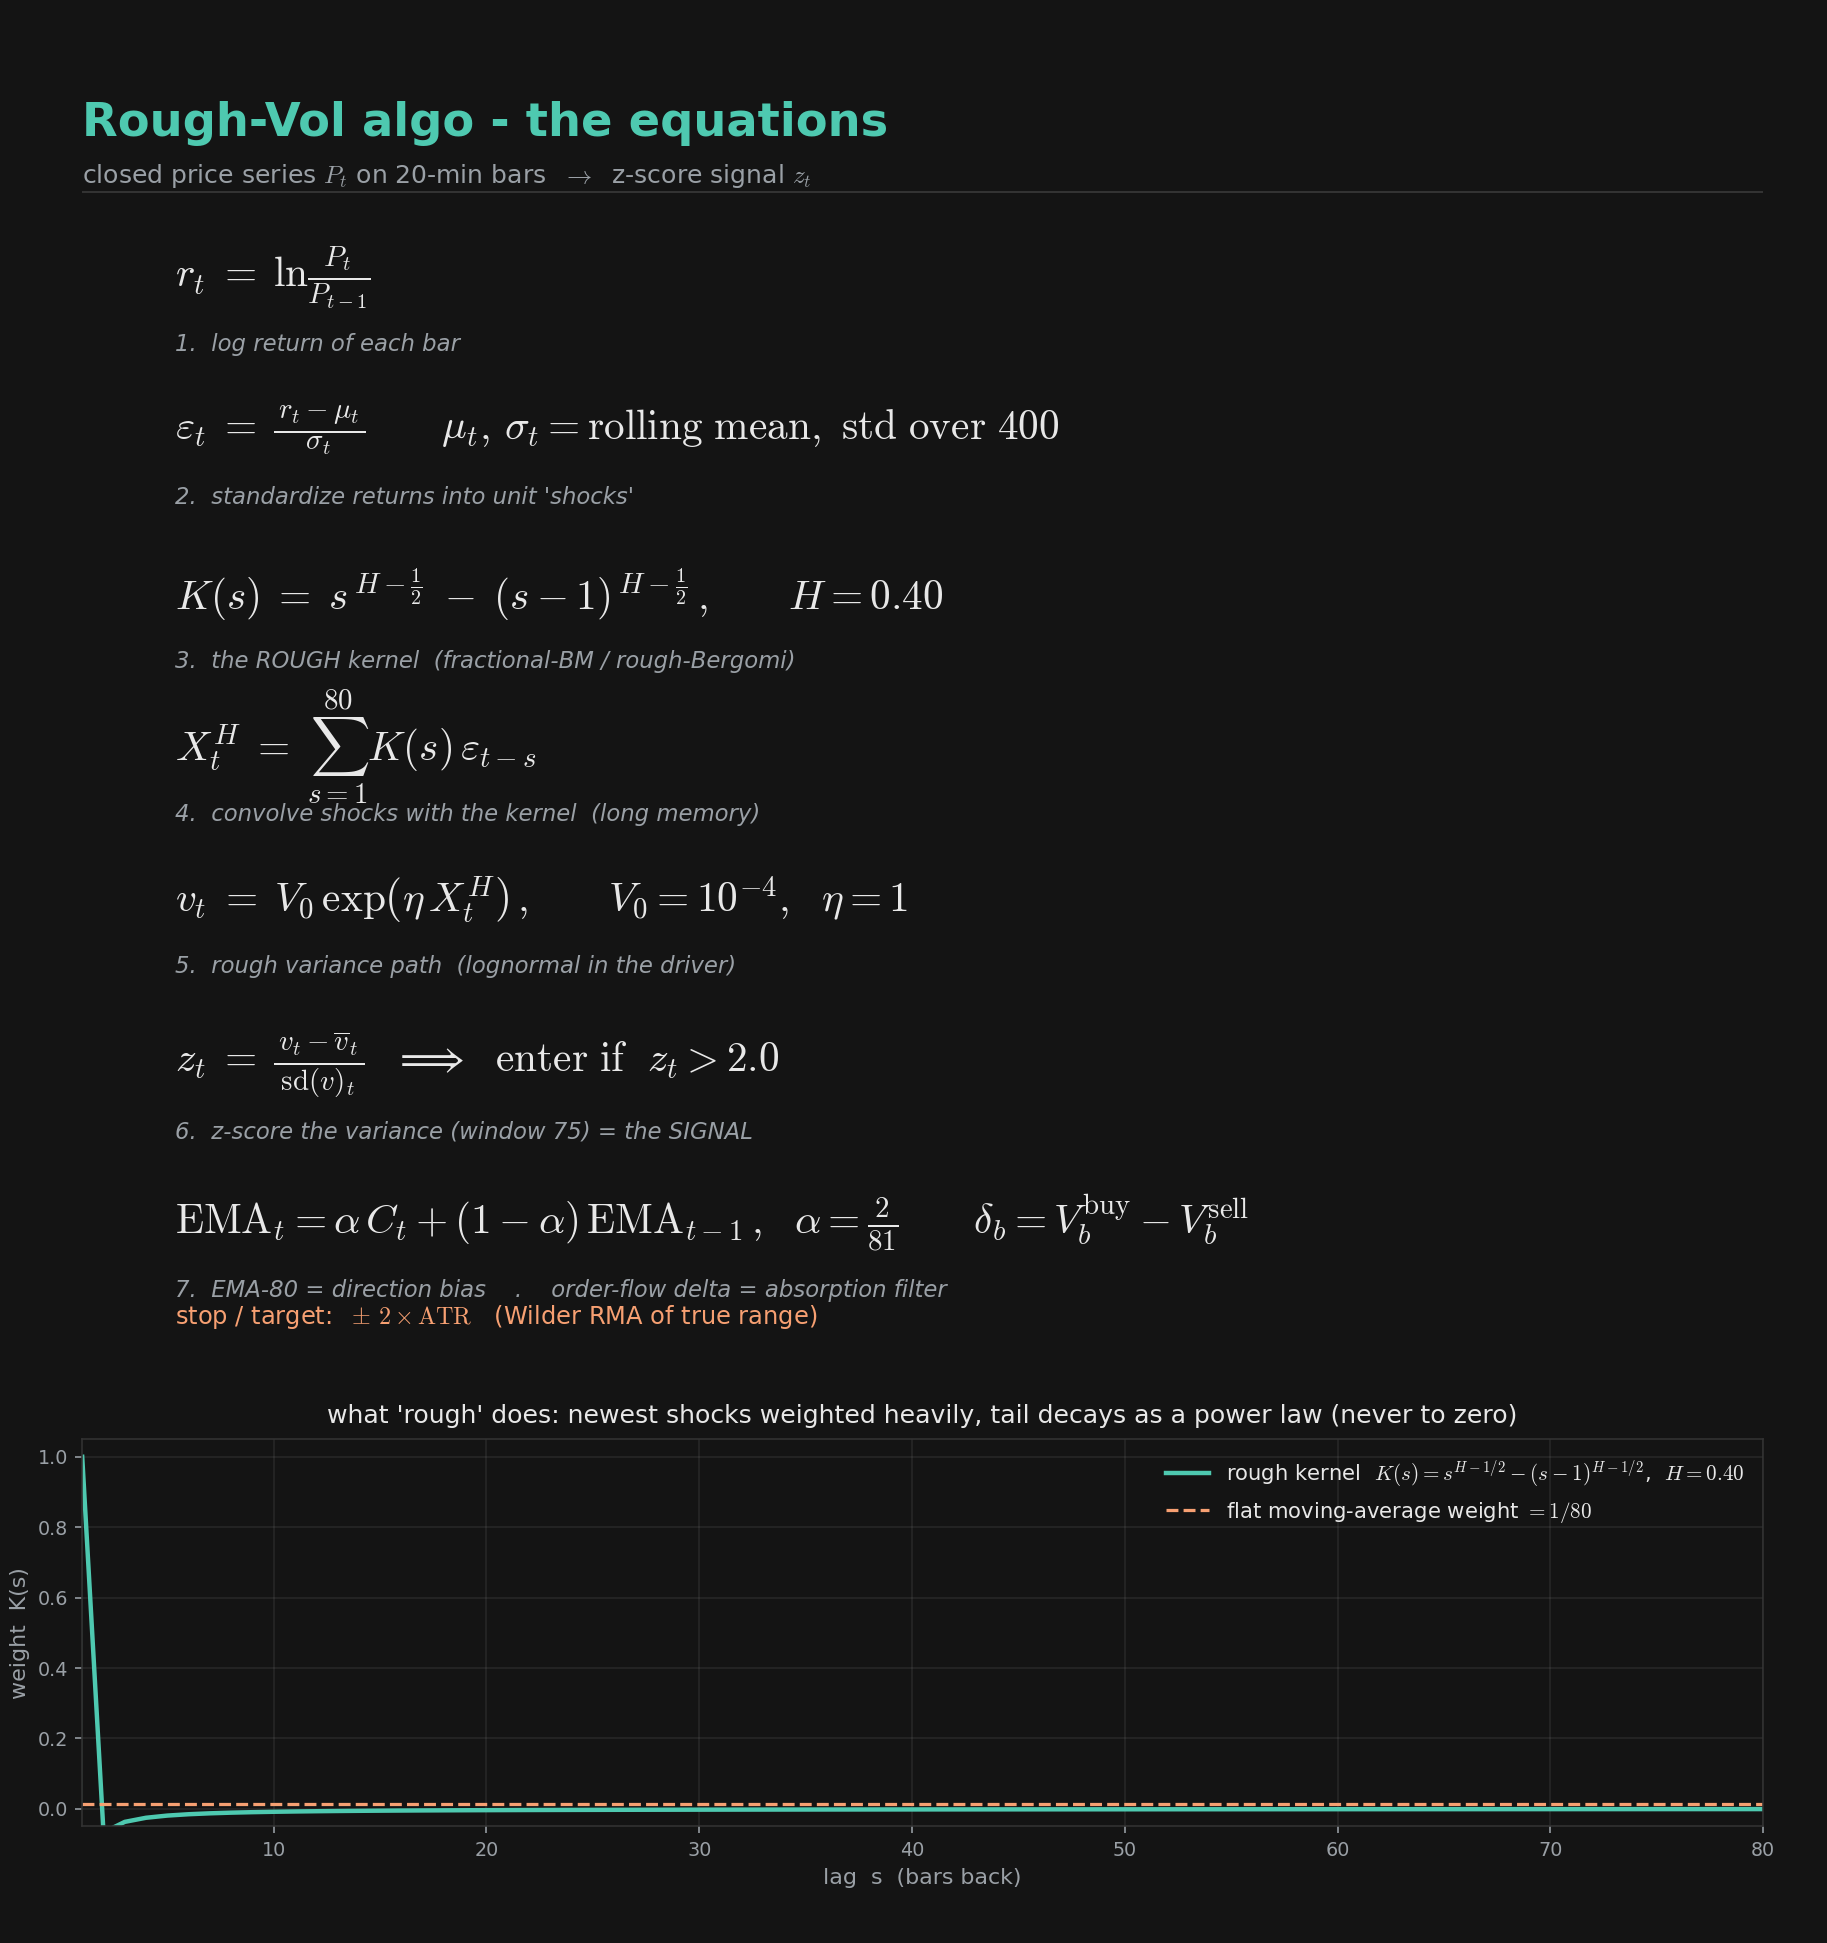

Source code (Python):
import numpy as np
import matplotlib; matplotlib.use("Agg")
import matplotlib.pyplot as plt
from matplotlib.gridspec import GridSpec

BG="#141414"; FG="#e8e8e8"; ACC="#4ec9b0"; MUT="#9aa0a6"; ORA="#f7a072"
plt.rcParams.update({"mathtext.fontset":"cm","font.family":"DejaVu Sans"})

fig = plt.figure(figsize=(12.6, 13.4)); fig.patch.set_facecolor(BG)
gs = GridSpec(2, 1, height_ratios=[3.15, 1.0], hspace=0.14,
              left=0.045, right=0.965, top=0.945, bottom=0.06)

ax = fig.add_subplot(gs[0]); ax.set_facecolor(BG); ax.axis("off"); ax.set_xlim(0,1); ax.set_ylim(0,1)
ax.text(0.0, 1.005, "Rough-Vol algo - the equations", color=ACC, fontsize=23, weight="bold", va="top")
ax.text(0.0, 0.955, r"closed price series $P_t$ on 20-min bars  $\rightarrow$  z-score signal $z_t$", color=MUT, fontsize=12.5, va="top")

rows = [
 (0.86, r"$r_t \;=\; \ln\!\frac{P_t}{P_{t-1}}$",
        "1.  log return of each bar"),
 (0.735, r"$\varepsilon_t \;=\; \frac{\,r_t-\mu_t\,}{\sigma_t}\qquad \mu_t,\,\sigma_t=\mathrm{rolling\ mean,\ std\ over\ }400$",
        "2.  standardize returns into unit 'shocks'"),
 (0.60, r"$K(s)\;=\; s^{\,H-\frac{1}{2}}\;-\;(s-1)^{\,H-\frac{1}{2}}\,,\qquad H=0.40$",
        "3.  the ROUGH kernel  (fractional-BM / rough-Bergomi)"),
 (0.475, r"$X^{H}_t \;=\; \sum_{s=1}^{80} K(s)\,\varepsilon_{t-s}$",
        "4.  convolve shocks with the kernel  (long memory)"),
 (0.35, r"$v_t \;=\; V_0\,\exp\!\left(\eta\,X^{H}_t\right)\,,\qquad V_0=10^{-4},\ \ \eta=1$",
        "5.  rough variance path  (lognormal in the driver)"),
 (0.215, r"$z_t \;=\; \frac{\,v_t-\overline{v}_t\,}{\mathrm{sd}(v)_t}\ \ \Longrightarrow\ \ \mathrm{enter\ if}\ \ z_t>2.0$",
        "6.  z-score the variance (window 75) = the SIGNAL"),
 (0.085, r"$\mathrm{EMA}_t=\alpha\,C_t+(1-\alpha)\,\mathrm{EMA}_{t-1}\,,\ \ \alpha=\frac{2}{81}\qquad \delta_b=V^{\mathrm{buy}}_b-V^{\mathrm{sell}}_b$",
        "7.  EMA-80 = direction bias    .    order-flow delta = absorption filter"),
]
for y, eq, ann in rows:
    ax.text(0.055, y, eq, color=FG, fontsize=20.5, va="center")
    ax.text(0.055, y-0.055, ann, color=MUT, fontsize=11.3, va="center", style="italic")

ax.text(0.055, 0.008, r"stop / target: $\ \pm\,2\times\mathrm{ATR}$   (Wilder RMA of true range)",
        color=ORA, fontsize=12, va="center")
ax.plot([0.0,1.0],[0.93,0.93], color="#333", lw=1)

H, L = 0.40, 80
ks = np.arange(1, L+1, dtype=float)
K = ks**(H-0.5) - (ks-1)**(H-0.5); K[0]=1.0
axk = fig.add_subplot(gs[1]); axk.set_facecolor(BG)
axk.plot(ks, K, color=ACC, lw=2.2, label=r"rough kernel  $K(s)=s^{H-1/2}-(s-1)^{H-1/2}$,  $H=0.40$")
axk.axhline(1/L, color=ORA, lw=1.6, ls="--", label=r"flat moving-average weight $=1/80$")
axk.fill_between(ks, K, 1/L, where=(K>1/L), color=ACC, alpha=0.10)
axk.set_title("what 'rough' does: newest shocks weighted heavily, tail decays as a power law (never to zero)",
              color=FG, fontsize=12.5, pad=8)
axk.set_xlabel("lag  s  (bars back)", color=MUT, fontsize=11)
axk.set_ylabel("weight  K(s)", color=MUT, fontsize=11)
axk.set_ylim(-0.05, 1.05); axk.set_xlim(1, L)
for sp in axk.spines.values(): sp.set_color("#333")
axk.tick_params(colors=MUT, labelsize=9.5); axk.grid(alpha=0.12)
leg = axk.legend(loc="upper right", fontsize=10.5, framealpha=0.0)
for t in leg.get_texts(): t.set_color(FG)

out = r"C:\Users\njchi\AppData\Local\Temp\claude\C--trading-nqorderflowbacktester\3f2f0bc3-2656-41e4-9582-26aff6a8675a\scratchpad\rv_equations.png"
fig.savefig(out, dpi=145, facecolor=BG)
print("saved", out)
